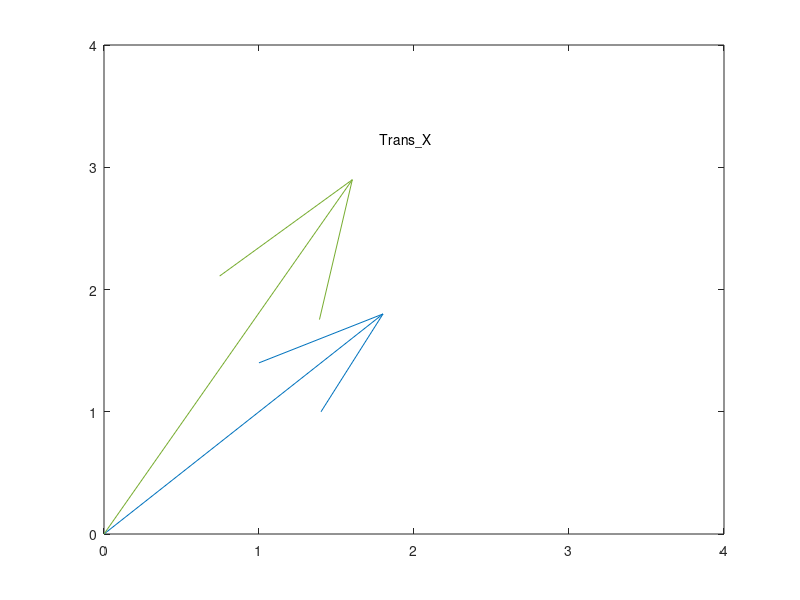

Reproduce this figure in MATLAB.
%%
clear all
clc
A = [0.85 0.04;-0.04 0.85];
b = [0 1.6]';
x = [2 2]';
trans_x = A*x+b;
quiver(0,0,x(1),x(2));
hold on;
quiver(0,0,trans_x(1),trans_x(2));
axis([0 4 0 4]);
text(trans_x(1),trans_x(2),'Trans\_X');

%%
